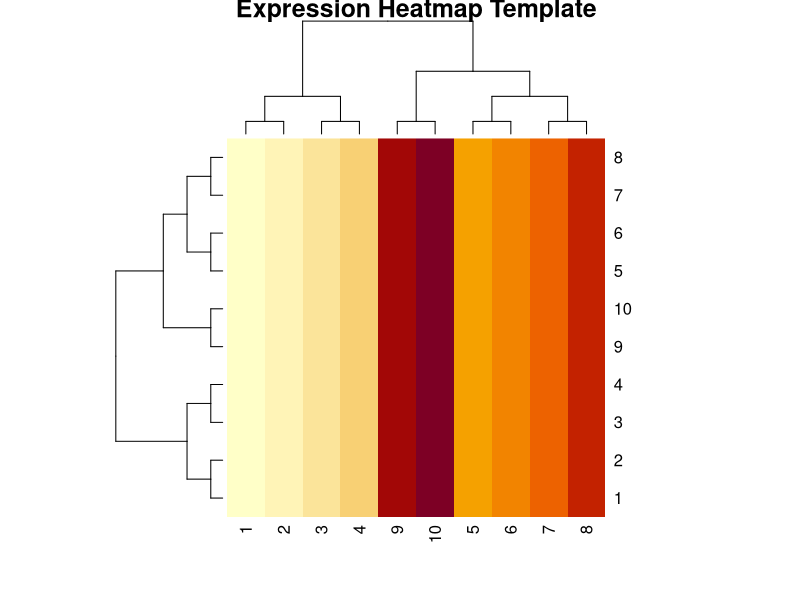

Write R code to recreate this figure. (Note: this script raises an error after producing the figure.)
args <- commandArgs(trailingOnly = TRUE)

if(length(args) < 2){
  stop('Usage: Rscript heatmap_web.R input output')
}

out <- args[2]
dir.create(out, recursive=TRUE, showWarnings=FALSE)

png(file.path(out,'heatmap.png'), width=1200, height=900, res=150)
heatmap(matrix(1:100,10,10), main='Expression Heatmap Template')
dev.off()

writeLines('heatmap analysis finished', file.path(out,'result.txt'))
